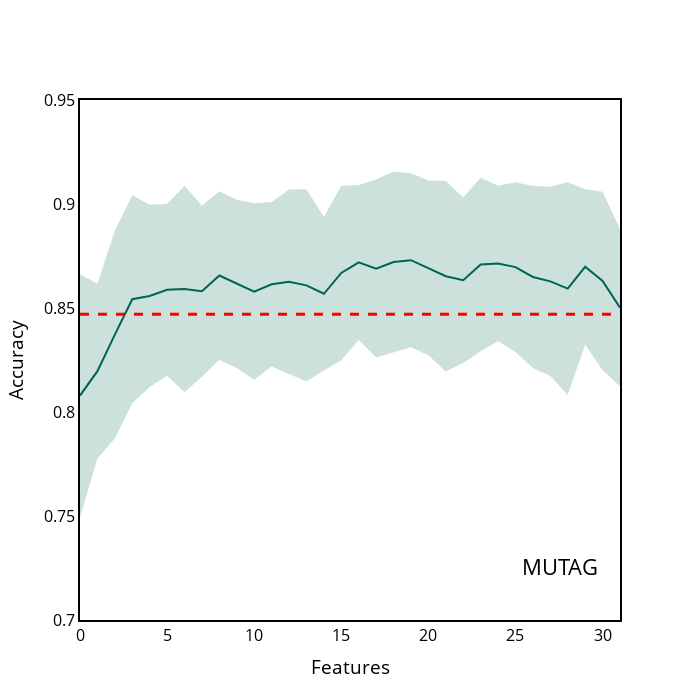

The notebook cell saved with this chart:
### Code cell
MUTAG["y_upper"] = MUTAG["accuracy_contribution"] + MUTAG["accuracy_contribution_std"]
MUTAG["y_lower"] = MUTAG["accuracy_contribution"] - MUTAG["accuracy_contribution_std"]

x = MUTAG.index.tolist()
y = MUTAG["accuracy_contribution"].tolist()

y_upper = MUTAG["y_upper"].tolist()
y_lower = MUTAG["y_lower"].tolist()


fig = go.Figure([
    go.Scatter(
        x=x,
        y=y,
        line=dict(color='rgb(0,100,80)'),
        mode='lines'
    ),
    go.Scatter(
        x=x+x[::-1], # x, then x reversed
        y=y_upper+y_lower[::-1], # upper, then lower reversed
        fill='toself',
        fillcolor='rgba(0,100,80,0.2)',
        line=dict(color='rgba(255,255,255,0)'),
        hoverinfo="skip",
        showlegend=False
    )
])



# Update figure layout
fig.update_layout(title={'text':'MUTAG', 'y':0.2, 'x':0.8,'xanchor': 'center','yanchor': 'top'})
fig.update_layout(paper_bgcolor='white')
fig.update_layout(plot_bgcolor='white')
fig.update_yaxes(color='black')
fig.update_layout(
    yaxis = dict(
        title = "Accuracy",
        zeroline=True,
        showline = True,
        linecolor = 'black',
        mirror=True,
        linewidth = 2
    ),
    xaxis = dict(
        title = "Features",
        mirror=True,
        zeroline=True,
        showline = True,
        linecolor = 'black',
        linewidth = 2,
    ),
    width=700,
    height=700,
    font=dict(
    size=16,
    color="black")  
)
fig.update_layout(showlegend=False)
fig.update_layout(yaxis_range=[0.7,0.95])
fig.update_xaxes(showgrid=False, gridwidth=0.5, gridcolor='#e3e1e1')
fig.update_yaxes(showgrid=False, gridwidth=0.5, gridcolor='grey')
fig.update_traces(marker_line_color='black', marker_line_width=1.0, opacity=1.0)

fig.add_hline(y=0.847, line_width=3, line_dash="dash", line_color="red")


fig.show()

### Figure 1 — Plotly figure (JSON) as saved in the notebook; plotly's stock layout.template omitted (floating-point values rounded to 4 significant figures)
{"data": [{"line": {"color": "rgb(0,100,80)"}, "marker": {"line": {"color": "black", "width": 1}}, "mode": "lines", "opacity": 1, "type": "scatter", "x": [0, 1, 2, 3, 4, 5, 6, 7, 8, 9, 10, 11, 12, 13, 14, 15, 16, 17, 18, 19, 20, 21, 22, 23, 24, 25, 26, 27, 28, 29, 30, 31], "y": [0.8079, 0.8196, 0.8372, 0.8542, 0.8558, 0.8588, 0.8591, 0.8581, 0.8656, 0.8616, 0.8579, 0.8614, 0.8626, 0.8609, 0.8568, 0.8668, 0.8719, 0.8689, 0.8721, 0.873, 0.8693, 0.8653, 0.8633, 0.8709, 0.8714, 0.8696, 0.8649, 0.8628, 0.8593, 0.8698, 0.863, 0.8502]}, {"fill": "toself", "fillcolor": "rgba(0,100,80,0.2)", "hoverinfo": "skip", "line": {"color": "rgba(255,255,255,0)"}, "marker": {"line": {"color": "black", "width": 1}}, "opacity": 1, "showlegend": false, "type": "scatter", "x": [0, 1, 2, 3, 4, 5, 6, 7, 8, 9, 10, 11, 12, 13, 14, 15, 16, 17, 18, 19, 20, 21, 22, 23, 24, 25, 26, 27, 28, 29, 30, 31, 31, 30, 29, 28, 27, 26, 25, 24, 23, 22, 21, 20, 19, 18, 17, 16, 15, 14, 13, 12, 11, 10, 9, 8, 7, 6, 5, 4, 3, 2, 1, 0], "y": [0.8663, 0.8616, 0.8871, 0.9042, 0.8996, 0.9001, 0.9088, 0.8991, 0.9061, 0.902, 0.9003, 0.901, 0.9069, 0.9071, 0.8938, 0.9088, 0.9092, 0.9117, 0.9156, 0.9148, 0.9113, 0.911, 0.9031, 0.9126, 0.9088, 0.9105, 0.9087, 0.9083, 0.9104, 0.9071, 0.9059, 0.888, 0.8124, 0.82, 0.8325, 0.8082, 0.8173, 0.8211, 0.8288, 0.834, 0.8292, 0.8235, 0.8195, 0.8273, 0.8312, 0.8286, 0.8262, 0.8347, 0.8249, 0.8199, 0.8146, 0.8183, 0.8218, 0.8155, 0.8211, 0.8251, 0.817, 0.8095, 0.8175, 0.812, 0.8042, 0.7873, 0.7777, 0.7495]}], "layout": {"font": {"color": "black", "size": 16}, "height": 700, "paper_bgcolor": "white", "plot_bgcolor": "white", "shapes": [{"line": {"color": "red", "dash": "dash", "width": 3}, "type": "line", "x0": 0, "x1": 1, "xref": "x domain", "y0": 0.847, "y1": 0.847, "yref": "y"}], "showlegend": false, "title": {"text": "MUTAG", "x": 0.8, "xanchor": "center", "y": 0.2, "yanchor": "top"}, "width": 700, "xaxis": {"autorange": true, "gridcolor": "#e3e1e1", "gridwidth": 0.5, "linecolor": "black", "linewidth": 2, "mirror": true, "range": [0, 31], "showgrid": false, "showline": true, "title": {"text": "Features"}, "type": "linear", "zeroline": true}, "yaxis": {"color": "black", "gridcolor": "grey", "gridwidth": 0.5, "linecolor": "black", "linewidth": 2, "mirror": true, "range": [0.7, 0.95], "showgrid": false, "showline": true, "title": {"text": "Accuracy"}, "type": "linear", "zeroline": true}}}
